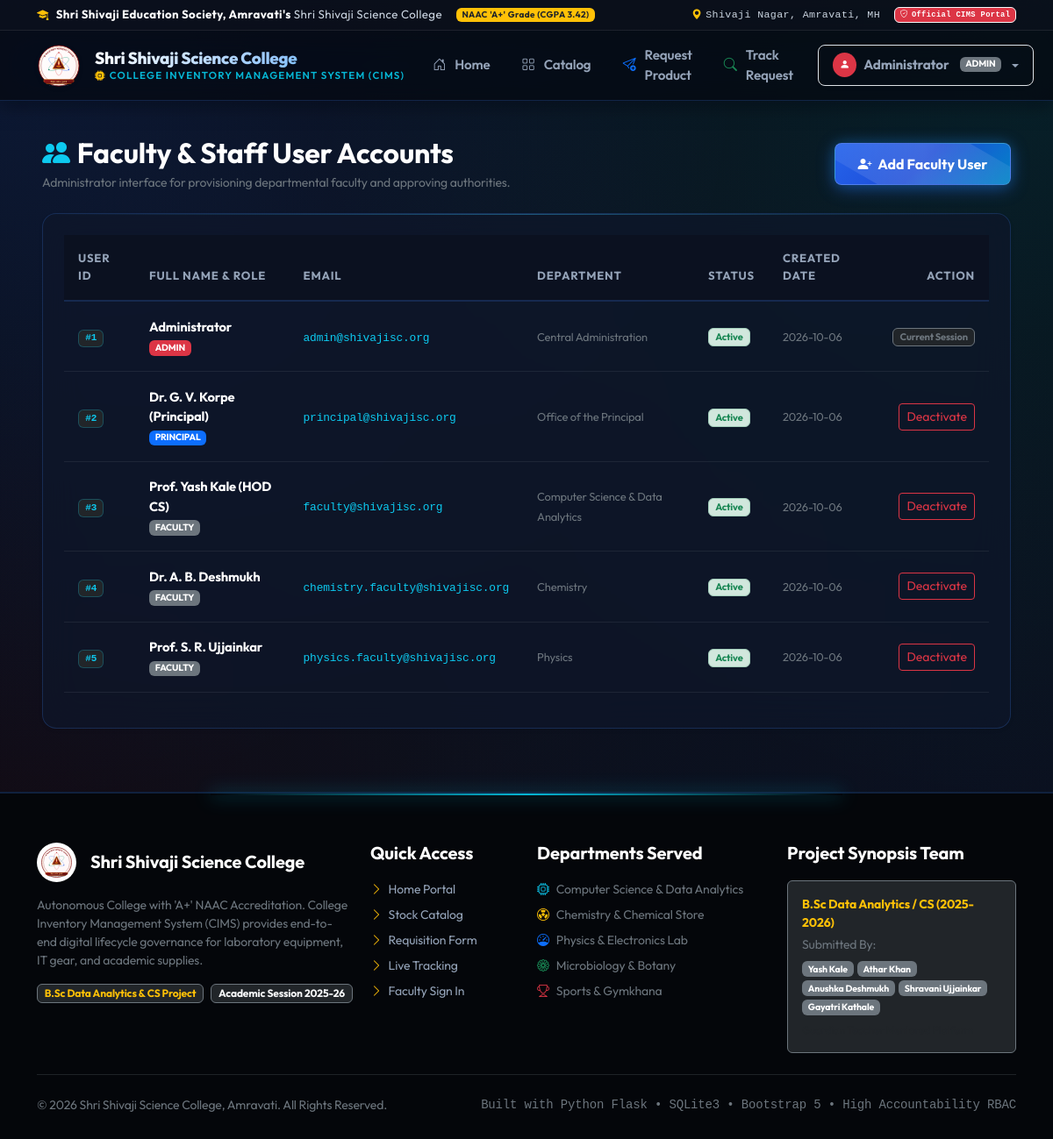
The app's page /users (signed in) with its own data.
### tables this page shows
CREATE TABLE users (
        user_id INTEGER PRIMARY KEY AUTOINCREMENT,
        name TEXT NOT NULL,
        email TEXT UNIQUE NOT NULL,
        department TEXT NOT NULL,
        password_hash TEXT NOT NULL,
        role TEXT NOT NULL CHECK(role IN ('admin', 'principal', 'faculty')),
        status TEXT NOT NULL DEFAULT 'active' CHECK(status IN ('active', 'inactive')),
        created_at TIMESTAMP DEFAULT CURRENT_TIMESTAMP
    );

### app.py (the view, shortened to what this page needs)
@app.route('/users', methods=['GET', 'POST'])
@login_required
@role_required('admin')
def manage_users():
    db = get_db()
    users = db.execute("SELECT * FROM users ORDER BY user_id ASC").fetchall()
    departments = [
        'Central Administration',
        'Office of the Principal',
        'Computer Science & Data Analytics',
        'Physics',
        'Chemistry',
        'Microbiology & Botany',
        'Zoology & Environmental Science',
        'Mathematics & Statistics',
        'Sports & Physical Edu'
    ]
    return render_template('users.html', users=users, departments=departments)

### app.py (called while the page is built)
def get_db():
    if 'db' not in g:
        g.db = sqlite3.connect(DB_PATH)
        g.db.row_factory = sqlite3.Row
        g.db.execute("PRAGMA foreign_keys = ON")
    return g.db

def login_required(f):
    @wraps(f)
    def decorated_function(*args, **kwargs):
        if 'user_id' not in session:
            flash('Please log in with your credentials to access this portal section.', 'warning')
            return redirect(url_for('login'))
        return f(*args, **kwargs)
    return decorated_function

def role_required(*roles):
    def decorator(f):
        @wraps(f)
        def decorated_function(*args, **kwargs):
            if 'user_id' not in session:
                flash('Please log in with your credentials.', 'warning')
                return redirect(url_for('login'))
            if session.get('role') not in roles:
                flash('Access restricted: You do not possess authorized privileges for that action.', 'danger')
                return redirect(url_for('dashboard'))
            return f(*args, **kwargs)
        return decorated_function
    return decorator

### templates/users.html (shortened to what this page needs)
{% extends "base.html" %}
{% block content %}
<div class="container-fluid py-4 px-md-5">
  <div class="d-flex flex-wrap justify-content-between align-items-center mb-4">
    <div>
      <h2 class="fw-bold mb-1 text-white"><i class="bi bi-people-fill text-info me-2"></i>Faculty & Staff User Accounts</h2>
      <p class="text-secondary small m-0">Administrator interface for provisioning departmental faculty and approving authorities.</p>
    </div>
    <div>
      <button type="button" class="btn btn-cims-primary" data-bs-toggle="modal" data-bs-target="#addUserModal">
        <i class="bi bi-person-plus-fill me-1"></i> Add Faculty User
      </button>
    </div>
  </div>
  <div class="card glass-card p-4 shadow-sm">
    <div class="table-responsive">
      <table class="table table-cims">
        <thead>
          <tr>
            <th>User ID</th>
            <th>Full Name & Role</th>
            <th>Email</th>
            <th>Department</th>
            <th>Status</th>
            <th>Created Date</th>
            <th class="text-end">Action</th>
          </tr>
        </thead>
        <tbody>
          {% for u in users %}
            <tr>
              <td>
                <span class="badge bg-dark text-info border border-info border-opacity-25 font-monospace">#{{ u.user_id }}</span>
              </td>
              <td>
                <div class="fw-bold text-white">{{ u.name }}</div>
                <span class="badge {% if u.role == 'admin' %}bg-danger{% elif u.role == 'principal' %}bg-primary{% else %}bg-secondary{% endif %} text-uppercase" style="font-size: 0.65rem;">
                  {{ u.role }}
                </span>
              </td>
              <td>
                <code class="text-info">{{ u.email }}</code>
              </td>
              <td>
                <span class="small text-secondary">{{ u.department }}</span>
              </td>
              <td>
                {% if u.status == 'active' %}
                  <span class="badge bg-success-subtle text-success border border-success-subtle">Active</span>
                {% else %}
                  <span class="badge bg-danger-subtle text-danger border border-danger-subtle">Inactive</span>
                {% endif %}
              </td>
              <td>
                <span class="small text-secondary">{{ u.created_at[:10] }}</span>
              </td>
              <td class="text-end">
                {% if u.user_id != session.user_id %}
                  <form action="{{ url_for('toggle_user_status', u_id=u.user_id) }}" method="POST" class="d-inline">
                    <button type="submit" class="btn btn-sm {% if u.status == 'active' %}btn-outline-danger{% else %}btn-outline-success{% endif %}">
                      {% if u.status == 'active' %}Deactivate{% else %}Activate{% endif %}
                    </button>
                  </form>
                {% else %}
                  <span class="badge bg-dark text-secondary border border-secondary">Current Session</span>
                {% endif %}
              </td>
            </tr>
          {% endfor %}
        </tbody>
      </table>
    </div>
  </div>
</div>
{% endblock %}

### templates/base.html (shortened to what this page needs)
<!DOCTYPE html>
<html lang="en">
<head>
  <link href="https://cdn.jsdelivr.net/npm/bootstrap@5.3.3/dist/css/bootstrap.min.css" rel="stylesheet">
  <link rel="stylesheet" href="https://cdn.jsdelivr.net/npm/bootstrap-icons@1.11.3/font/bootstrap-icons.min.css">
  <link rel="stylesheet" href="{{ url_for('static', filename='css/style.css') }}?v=2.0">
</head>
<body>
  <header class="college-top-bar">
    <div class="container d-flex flex-wrap justify-content-between align-items-center">
      <div class="d-flex align-items-center gap-2">
        <i class="bi bi-mortarboard-fill text-warning"></i>
        <span><strong>Shri Shivaji Education Society, Amravati's</strong> Shri Shivaji Science College</span>
        <span class="badge bg-warning text-dark d-none d-md-inline-block ms-2">NAAC 'A+' Grade (CGPA 3.42)</span>
      </div>
      <div class="d-flex align-items-center gap-3 font-monospace small">
        <span class="d-none d-lg-inline"><i class="bi bi-geo-alt-fill text-warning me-1"></i>Shivaji Nagar, Amravati, MH</span>
        <span class="badge bg-danger border border-light"><i class="bi bi-shield-check me-1"></i>Official CIMS Portal</span>
      </div>
    </div>
  </header>
  <nav class="navbar navbar-expand-lg cims-navbar sticky-top">
    <div class="container">
      <a class="navbar-brand d-flex align-items-center gap-3" href="{{ url_for('home') }}">
        <img src="{{ url_for('static', filename='images/college_logo.svg') }}" alt="Shivaji Science College Logo" width="50" height="50" class="d-inline-block align-text-top rounded-circle shadow-sm">
        <div>
          <div class="cims-brand-title">Shri Shivaji Science College</div>
          <div class="cims-brand-sub"><i class="bi bi-cpu-fill text-warning me-1"></i>College Inventory Management System (CIMS)</div>
        </div>
      </a>
      <div class="collapse navbar-collapse" id="cimsNav">
        <ul class="navbar-nav ms-auto mb-2 mb-lg-0 align-items-lg-center gap-lg-1">
          <li class="nav-item">
            <a class="nav-link {% if request.endpoint == 'home' %}active{% endif %}" href="{{ url_for('home') }}">
              <i class="bi bi-house-door me-1"></i> Home
            </a>
          </li>
          <li class="nav-item">
            <a class="nav-link {% if request.endpoint == 'catalog' %}active{% endif %}" href="{{ url_for('catalog') }}">
              <i class="bi bi-grid me-1"></i> Catalog
            </a>
          </li>
          <li class="nav-item">
            <a class="nav-link {% if request.endpoint == 'request_goods' %}active{% endif %}" href="{{ url_for('request_goods') }}">
              <i class="bi bi-send-plus me-1 text-primary"></i> Request Product
            </a>
          </li>
          <li class="nav-item">
            <a class="nav-link {% if request.endpoint == 'track' %}active{% endif %}" href="{{ url_for('track') }}">
              <i class="bi bi-search me-1 text-success"></i> Track Request
            </a>
          </li>
          {% if session.get('user_id') %}
            <li class="nav-item dropdown ms-lg-2">
              <a class="nav-link dropdown-toggle btn btn-light px-3 py-2 border shadow-sm d-flex align-items-center gap-2" href="#" id="userMenu" role="button" data-bs-toggle="dropdown" aria-expanded="false">
                <span class="badge bg-danger rounded-circle p-2"><i class="bi bi-person-fill"></i></span>
                <span class="fw-bold">{{ session.get('user_name', 'Faculty') }}</span>
                <span class="badge bg-secondary text-uppercase ms-1" style="font-size: 0.65rem;">{{ session.get('role') }}</span>
              </a>
            </li>
          {% else %}
            <li class="nav-item ms-lg-2">
              <a class="btn btn-cims-primary btn-sm d-flex align-items-center gap-2 px-3 py-2" href="{{ url_for('login') }}">
                <i class="bi bi-lock-fill"></i> Faculty Login
              </a>
            </li>
          {% endif %}
        </ul>
      </div>
    </div>
  </nav>
  <main>
    {% block content %}{% endblock %}
  </main>
  <footer class="cims-footer mt-5">
    <div class="container">
      <div class="row g-4">
        <div class="col-lg-4">
          <div class="d-flex align-items-center gap-3 mb-3">
            <img src="{{ url_for('static', filename='images/college_logo.svg') }}" alt="Logo" width="45" height="45" class="rounded-circle bg-white p-1">
            <h5 class="m-0 text-white">Shri Shivaji Science College</h5>
          </div>
          <p class="small text-secondary mb-3">
            Autonomous College with 'A+' NAAC Accreditation. College Inventory Management System (CIMS) provides end-to-end digital lifecycle governance for laboratory equipment, IT gear, and academic supplies.
          </p>
          <div class="d-flex gap-2">
            <span class="badge bg-dark border border-secondary text-warning">B.Sc Data Analytics & CS Project</span>
            <span class="badge bg-dark border border-secondary text-light">Academic Session 2025-26</span>
          </div>
        </div>
        <div class="col-6 col-lg-2">
          <h5>Quick Access</h5>
          <ul class="list-unstyled small d-flex flex-column gap-2">
            <li><a href="{{ url_for('home') }}"><i class="bi bi-chevron-right me-1 text-warning"></i> Home Portal</a></li>
            <li><a href="{{ url_for('catalog') }}"><i class="bi bi-chevron-right me-1 text-warning"></i> Stock Catalog</a></li>
            <li><a href="{{ url_for('request_goods') }}"><i class="bi bi-chevron-right me-1 text-warning"></i> Requisition Form</a></li>
            <li><a href="{{ url_for('track') }}"><i class="bi bi-chevron-right me-1 text-warning"></i> Live Tracking</a></li>
            <li><a href="{{ url_for('login') }}"><i class="bi bi-chevron-right me-1 text-warning"></i> Faculty Sign In</a></li>
          </ul>
        </div>
        <div class="col-6 col-lg-3">
          <h5>Departments Served</h5>
          <ul class="list-unstyled small d-flex flex-column gap-2 text-secondary">
            <li><i class="bi bi-cpu text-info me-2"></i>Computer Science & Data Analytics</li>
            <li><i class="bi bi-radioactive text-warning me-2"></i>Chemistry & Chemical Store</li>
            <li><i class="bi bi-speedometer text-primary me-2"></i>Physics & Electronics Lab</li>
            <li><i class="bi bi-flower1 text-success me-2"></i>Microbiology & Botany</li>
            <li><i class="bi bi-trophy text-danger me-2"></i>Sports & Gymkhana</li>
          </ul>
        </div>
        <div class="col-lg-3">
          <h5>Project Synopsis Team</h5>
          <div class="card bg-dark border-secondary p-3 text-white small">
            <div class="fw-bold text-warning mb-1">B.Sc Data Analytics / CS (2025-2026)</div>
            <div class="text-secondary mb-2">Submitted By:</div>
            <div class="d-flex flex-wrap gap-1">
              <span class="badge bg-secondary">Yash Kale</span>
              <span class="badge bg-secondary">Athar Khan</span>
              <span class="badge bg-secondary">Anushka Deshmukh</span>
              <span class="badge bg-secondary">Shravani Ujjainkar</span>
              <span class="badge bg-secondary">Gayatri Kathale</span>
            </div>
            <div class="mt-2 text-muted" style="font-size: 0.75rem;">
            </div>
          </div>
        </div>
      </div>
      <hr class="border-secondary my-4">
      <div class="d-flex flex-wrap justify-content-between align-items-center small text-secondary">
        <div>
          © 2026 Shri Shivaji Science College, Amravati. All Rights Reserved.
        </div>
        <div class="font-monospace">
          Built with Python Flask • SQLite3 • Bootstrap 5 • High Accountability RBAC
        </div>
      </div>
    </div>
  </footer>
</body>
</html>

### records on screen
users: get "Administrator", get "ADMIN", user_id "1", name "Administrator", role "ADMIN", email "admin@shivajisc.org", department "Central Administration", status "Active", created_at "2026-10-06", shows "Current Session"
users: user_id "2", name "Dr. G. V. Korpe (Principal)", role "PRINCIPAL", email "principal@shivajisc.org", department "Office of the Principal", status "Active", created_at "2026-10-06"
users: user_id "3", name "Prof. Yash Kale (HOD CS)", role "FACULTY", email "faculty@shivajisc.org", department "Computer Science & Data Analytics", status "Active", created_at "2026-10-06"
users: user_id "4", name "Dr. A. B. Deshmukh", role "FACULTY", email "chemistry.faculty@shivajisc.org", department "Chemistry", status "Active", created_at "2026-10-06"
users: user_id "5", name "Prof. S. R. Ujjainkar", role "FACULTY", email "physics.faculty@shivajisc.org", department "Physics", status "Active", created_at "2026-10-06"
